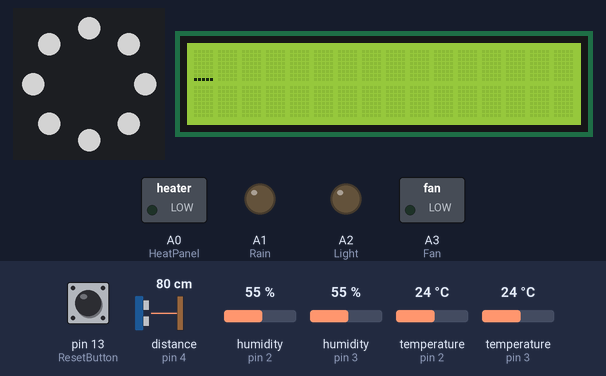
The sketch below on a simulated Arduino Uno, built with avr-gcc and run on an emulated ATmega328P. On the bench: 8 RGB LEDs in a ring, first at the top, clockwise, 16×2 character LCD, switched loads named in the sketch (green lamp = pin HIGH), output pins drawn as LEDs (lit = HIGH). The test bench sets the inputs (shaded band); at power-on: temperature (sensors on pin 2, pin 3) 24 °C, distance to the obstacle (sensor on pin 4) 80 cm, pin 13 (ResetButton) LOW, humidity (sensors on pin 2, pin 3) 55 %. The echo pulse lasts 58.3 µs per cm; dim RGB values are drawn brighter than linear; the local clock reads 2024-03-15 10:24:30 at power-on unless the sketch sets it; pins used as bus, display or sensor lines are not drawn; what the sketch prints to the serial monitor is not drawn.

Above: at 1.2 s.
1.3 s: temperature (sensor on pin 2) set to 33 °C
At 6.2 s:
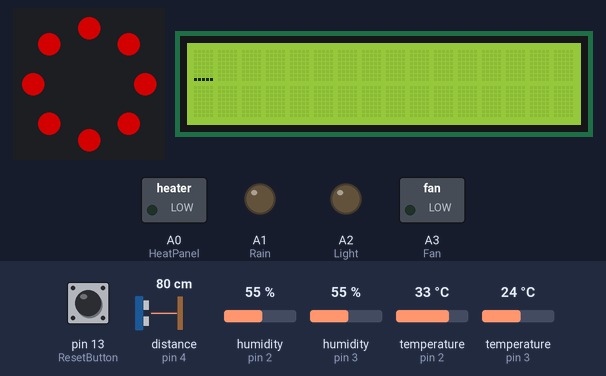
15.3 s: distance to the obstacle (sensor on pin 4) set to 22 cm
At 18.7 s:
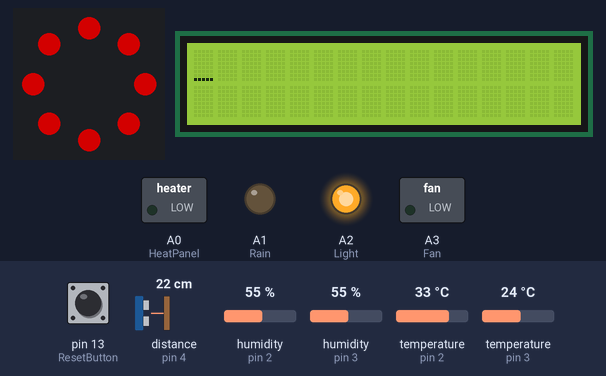
24.1 s: distance to the obstacle (sensor on pin 4) set to 18 cm
At 32.6 s:
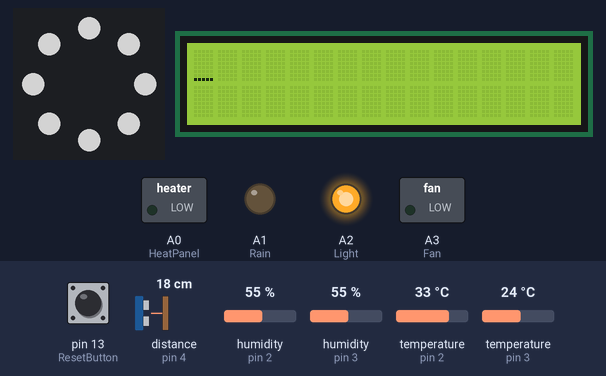
33.1 s: temperature (sensor on pin 2) set to 29 °C
44.5 s: temperature (sensor on pin 2) set to 26 °C
49.7 s: pin 13 (ResetButton) pulled HIGH for 3 s
At 61.5 s:
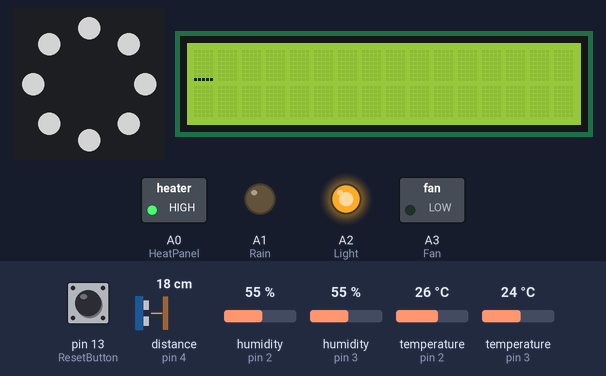
Timing chart, 0 to 63.0 s (numbered marks = the images above; inputs shaded):
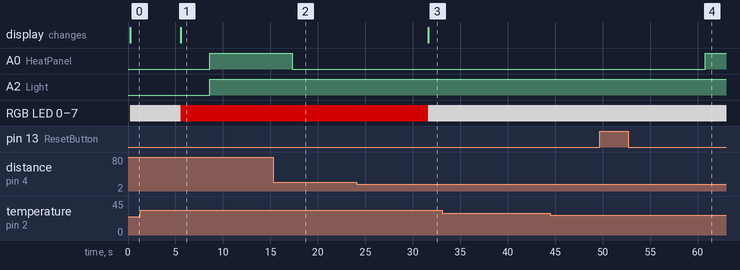

Measured:
- the behaviour switches between 21 and 20 cm on distance to the obstacle (sensor on pin 4) (found by bisection; images 2 and 3)
- after the input at 24.1 s, RGB LED 0–7: RGB(127, 0, 0) → RGB(127, 127, 127) after 7.5 s
- after the input at 33.1 s, every drawn part: stays the same
- after the input at 44.5 s, every drawn part: stays the same

The sketch:

Terrarium2.0.ino
```cpp
#include <RTClib.h>
#include <Adafruit_NeoPixel.h>
#include <NewPing.h>
#include <DHT.h>
#include <DHT_U.h>
#include <TimeLib.h>
#include <Wire.h>
#include <LiquidCrystal.h>


//--------------------------------------------------------------------------
// PIN defenitions.
//--------------------------------------------------------------------------

#define DHTPIN_Warm  2
#define DHTPIN_Cold  3
#define DHTTYPE DHT11
#define Level_PIN_TRIG 5
#define Level_PIN_ECHO 4
#define LCD_PIN_RS  11
#define LCD_PIN_E 10
#define LCD_PIN_DB4 6
#define LCD_PIN_DB5 7
#define LCD_PIN_DB6 8
#define LCD_PIN_DB7 9
#define LED 12
#define NUMPIXELS 8
#define ResetButton 13

// Relays
#define HeatPanel A0
#define Rain A1
#define Light A2
#define Fan A3

//--------------------------------------------------------------------------
// Globala värden och defenitioner.
//--------------------------------------------------------------------------

// Array för relän
int RelayModule[] = { HeatPanel, Rain, Light, Fan };


// DHT sensorer
DHT dht_Warm(DHTPIN_Warm, DHTTYPE);
DHT dht_Cold(DHTPIN_Cold, DHTTYPE);

// Radar
NewPing Level(Level_PIN_TRIG, Level_PIN_ECHO);

// LCD
LiquidCrystal lcd(LCD_PIN_RS, LCD_PIN_E, LCD_PIN_DB4, LCD_PIN_DB5, LCD_PIN_DB6, LCD_PIN_DB7);

// RTC
 RTC_DS3231 rtc;
 byte hours;
 byte minutes;
 byte seconds;

// LED
Adafruit_NeoPixel pixels(NUMPIXELS, LED, NEO_GRB + NEO_KHZ800);

//--------------------------------------------------------------------------
// Variabler för vilkor
//--------------------------------------------------------------------------

// Temperatur och fuktighet gräns.
int maxHum = 80;
int minHum = 60;
bool heatSwitch = false; // ------------------------- bool för att skapa hysteres för värmeelement.
//int maxTemp1 = 26;
//int maxTemp2 = 35;
double distance;
double temp1;
double hum1;
double temp2;
double hum2;
double humidity;

// Timertider för regn och bylysning.
const int onLjusTimme = 7;
const int onLjusMin = 0;
const int offLjusTimme = 20;
const int offLjusMin = 0;

const int waterChangeHour = 19;
const int waterChangeMinute = 20;

const int regnMinut = 5;
const int onRegnTimme1 = 9;
const int onRegnTimme2 = 11;
const int onRegnTimme3 = 13;
const int onRegnTimme4 = 15;
const int onRegnTimme5 = 19;

// Array för regntimmar
int RainHours[] = {onRegnTimme1, onRegnTimme2, onRegnTimme3, onRegnTimme4, onRegnTimme5,};

// bool för att återställa vattenlarm och visa error
bool WaterChange = false;
bool WaterLevelError = false;
bool TemperatureError1 = false;
bool TemperatureError2 = false;
bool HumidityError1 = false;
bool HumidityError2 = false;
bool TimeError = false;
bool RelayHeat = false;
bool RelayHumidity = false;
bool RelayFan = false;

// timers
unsigned long FanBlockTimer;
unsigned long HeatCheck;
unsigned long RainCheck;
unsigned long FanCheck;

// temperatur/fukt för reläkontroller
double lastTemperature;
double lastHumidityRising;
double lastHumiditySinking;

//--------------------------------------------------------------------------
// Setup
//--------------------------------------------------------------------------

void setup() {

   // Starta komponenter
  Serial.begin(9600);
  Wire.begin();
  rtc.begin();
  dht_Warm.begin();
  dht_Cold.begin();
  pixels.begin();
  lcd.begin(16, 2);
  lcd.cursor();

   // Sätter läge på relän
  digitalWrite(HeatPanel, LOW);
  digitalWrite(Rain, LOW);
  digitalWrite(Light, LOW);
  digitalWrite(Fan, LOW);

  // Sätter relän som output
  pinMode(HeatPanel, OUTPUT);
  pinMode(Rain, OUTPUT);
  pinMode(Light, OUTPUT);
  pinMode(Fan, OUTPUT);

  // Radar pins
  pinMode(Level_PIN_TRIG, OUTPUT);
  pinMode(Level_PIN_ECHO, INPUT);

  // sätter tiden.
  rtc.adjust(DateTime(2021, 12, 17, 16, 54, 0));

}

//--------------------------------------------------------------------------------------------------------------------------------
// Loop
//--------------------------------------------------------------------------------------------------------------------------------

void loop() {

  if(digitalRead(ResetButton) == 1)
  {
    Serial.println("---------------------------->> Button is pressed!");
    ResetAlarms();
  }

  LoopMethod();
  UpdateLCD(lcd);
}

//--------------------------------------------------------------------------
// Methods
//--------------------------------------------------------------------------

//--------------------------------------------------------------------------------------------------------------------------------
// Water deaph meassure method
//--------------------------------------------------------------------------------------------------------------------------------

double GetWaterdeaph(){

  Serial.println("Messure water deapht");

  digitalWrite(Level_PIN_TRIG, LOW);
  delayMicroseconds(2);
  digitalWrite(Level_PIN_TRIG, HIGH);
  delayMicroseconds(10);
  digitalWrite(Level_PIN_TRIG, LOW);

 const unsigned long duration = pulseIn(Level_PIN_ECHO, HIGH);
 distance = duration/29/2;

 Serial.print("Waterdeapth cm: ");
 Serial.println(distance);

 if(duration == 0 || distance > 20){
  WaterLevelError = true;
  LedChange();
  return distance;
 }

 delay(100);
 WaterLevelError = false;
 LedChange();
 return distance;
}

//--------------------------------------------------------------------------------------------------------------------------------
// Temperature meassure method
//--------------------------------------------------------------------------------------------------------------------------------

double GetTemperatureWarm(DHT dht){

  Serial.println("Messure High temp.");
  double temp = dht.readTemperature();

  if(isnan(temp)){
      Serial.println("High temp reading bad.");
      TemperatureError1 = true;
      LedChange();
      return temp;
    }
  Serial.print("High temp: ");
  Serial.println(temp);

  delay(100);
  TemperatureError1 = false;
  LedChange();
  return temp;
}

double GetTemperatureCold(DHT dht){

  Serial.println("Messure low temp.");
  double temp = dht.readTemperature();

  if(isnan(temp)){
      Serial.println("Low temp reading bad.");
      TemperatureError2 = true;
      LedChange();
      return temp;
  }

  Serial.print("Low temp: ");
  Serial.println(temp);

  delay(100);
  TemperatureError2 = false;
  LedChange();
  return temp;
}

//--------------------------------------------------------------------------------------------------------------------------------
// Humidity meassure method
//--------------------------------------------------------------------------------------------------------------------------------

double GetHumidity(DHT dht1, DHT dht2){

  double hum1 = dht1.readHumidity();
  String humMessage1 = "------------------------------->> höger fukt = ";
  humMessage1.concat(hum1);
  Serial.println(humMessage1);

  double hum2 = dht2.readHumidity();
  String humMessage2 = "------------------------------->> vänster fukt = ";
  humMessage2.concat(hum2);
  Serial.println(humMessage2);

  double humidity = (hum1 + hum2) / 2;

  if(isnan(hum1) && isnan(hum2)){
    HumidityError1 = true;
    HumidityError2 = true;
    LedChange();
    return humidity;
  }
  if(isnan(hum1)){
    HumidityError1 = true;
    humidity = hum2;
    LedChange();
    return humidity;
  }
  if(isnan(hum2)){
    HumidityError2 = true;
    humidity = hum1;
    LedChange();
    return humidity;
  }

  Serial.print("Humidity: ");
  Serial.println(humidity);

  delay(100);
  HumidityError1 = false;
  HumidityError2 = false;
  LedChange();
  return humidity;
}

//--------------------------------------------------------------------------------------------------------------------------------
// LCD update method
//--------------------------------------------------------------------------------------------------------------------------------

void UpdateLCD(LiquidCrystal lcd){

  Serial.println("Updating LCD");
  lcd.clear();
  Serial.println("LCD clear");
  lcd.setCursor(0, 0);

  // Temp 1
  if(TemperatureError1){
    lcd.print("ERROR");
  }
  else{
    lcd.print(temp1, 1); lcd.print("C");
  }

  // Temp 2
  if(TemperatureError2){
    lcd.setCursor(11, 0);
    lcd.print("ERROR");
  }
   else{
    lcd.setCursor(11, 0);
    lcd.print(temp2, 1); lcd.print("C");
  }

  // Fukt
  lcd.setCursor(0, 1);

  if(HumidityError1 || HumidityError2 || RelayHumidity){

   if(HumidityError1 && HumidityError2){

     lcd.print("ERROR");
    }
   else if(HumidityError1){
     lcd.print(humidity, 1); lcd.print("-E1");
   }
   else if(HumidityError2){
     lcd.print(humidity, 1); lcd.print("-E2");
   }
   else{
     lcd.print("RELAY");
   }
  }
  else{
      lcd.print(humidity);
  }

  // Tid
  if(TimeError){
    lcd.setCursor(11, 1);
    lcd.print("ERROR");
  }
  else{
    lcd.setCursor(11, 1);
    lcd.print(rtc.now().hour()); lcd.print(":"); lcd.print(rtc.now().minute());
  }
}

//--------------------------------------------------------------------------------------------------------------------------------
// LED colour changing method
//--------------------------------------------------------------------------------------------------------------------------------

  void LedChange()
  {
    Serial.println("Entering LedChange method.");

    if (rtc.now().hour() >= 8 && rtc.now().hour() < 22)
    {
         if(WaterChange == false && WaterLevelError == false
          && TemperatureError1 == false && TemperatureError2 == false
          && HumidityError1 == false && HumidityError2 == false
          && TimeError == false && RelayHumidity == false)
         {
             for(int i = 0; i < NUMPIXELS; i++)
             {
               pixels.setPixelColor(i, pixels.Color(127, 127, 127));
               pixels.show();
             }
         }
         else
         {
            for(int i = 0; i < NUMPIXELS; i++)
            {
              pixels.setPixelColor(i, pixels.Color(127, 0, 0));
              pixels.show();
            }
         }
    }

    else
    {
        pixels.clear();
        pixels.show();
    }
  }

//--------------------------------------------------------------------------------------------------------------------------------
// Reset alarms method
//--------------------------------------------------------------------------------------------------------------------------------

  void ResetAlarms(){

    Serial.println("Reset Alarms pressed.");

    WaterChange = false;
    TemperatureError1 = false;
    TemperatureError2 = false;
    HumidityError1 = false;
    HumidityError2 = false;
    RelayHumidity = false;
    RelayHumidity = false;

    if(distance <= 20){
      WaterLevelError = false;
    }

    LedChange();
  }

//--------------------------------------------------------------------------------------------------------------------------------
// Daylight time check method
//--------------------------------------------------------------------------------------------------------------------------------

  void DayLight()
    {
      Serial.println("Entering Daylight method.");

      if (rtc.now().hour() >= 7 && rtc.now().hour() < 20)
       {
        Serial.println("Day");
         digitalWrite(Light, HIGH);
       }

      else
       {
        Serial.println("Night");
         digitalWrite(Light, LOW);
       }
    }

//--------------------------------------------------------------------------------------------------------------------------------
// Rain method, increase humidity
//--------------------------------------------------------------------------------------------------------------------------------

 void RainTimer(int Rainhours[], double humidity, double waterDeaph)
  {
    Serial.println("Rain method started.");
    bool matchHour = false;
    bool matchMinute = false;

    Serial.println("Checking hours");
    for(int i = 0; i < 5; i++){
      if(rtc.now().hour() == Rainhours[i]){
        matchHour = true;
      }
    }

    Serial.println("Checking minutes");
    if(rtc.now().minute() == regnMinut || rtc.now().minute() <= (regnMinut + 3)){
      matchMinute = true;
    }

    Serial.println("should it rain? ");
    if (matchHour == true && matchMinute == true && humidity < minHum && waterDeaph <= 20)
     {
       Serial.println("Raining");
       digitalWrite(Rain, HIGH);
       // Regna i 1 minuter.
       delay(60000);
       digitalWrite(Rain, LOW);

       // starta räknare för fläkt.
       FanBlockTimer = 0;
       FanBlockTimer = millis();

       // starta räknare för reläkontroll.
       RainCheck = 0;
       RainCheck = millis();
       lastHumidityRising = humidity;
       RelayHumidity = false;
     }
     else
     {
        if(RainCheck > 3600000 && lastHumidityRising <= humidity)
        {
          RainCheck = 0;
          RelayHumidity = true;
          LedChange();
        }
        digitalWrite(Rain, LOW);
     }

     delay(3000);
  }

  // ----------------------------------------------------------------------------------------------
  // HeatPanel method, Heat control
  // ----------------------------------------------------------------------------------------------

  void HeatOnOff(double tempWarm, double tempCold){

      Serial.println("HeatOnOff started.");

      if(rtc.now().hour() >= 7 && rtc.now().hour() < 20) // --------- kolla om det är dag och hålla varmare temp.
      {
             if(TemperatureError1)
             {
                if(tempCold >= 26)
                {
                    heatSwitch = true;
                }
                else if(tempCold <= 24)
                {
                    heatSwitch = false;
                }
             }

             else
             {
                if(tempWarm >= 30)
                {
                    heatSwitch = true;
                }
                else if(tempWarm <= 27)
                {
                    heatSwitch = false;
                }
             }

             if(heatSwitch)
             {
                digitalWrite(HeatPanel, LOW);
             }
             else
             {
                digitalWrite(HeatPanel, HIGH);
             }
       }

      else // ---------------------------- om det inte är dag håll svalare temp.
      {
           if(TemperatureError1)
             {
                if(tempCold >= 22)
                {
                    heatSwitch = true;
                }
                else if(tempCold <= 21)
                {
                    heatSwitch = false;
                }
             }

             else
             {
                if(tempWarm >= 25)
                {
                    heatSwitch = true;
                }
                else if(tempWarm <= 23)
                {
                    heatSwitch = false;
                }
             }

             if(heatSwitch)
             {
                digitalWrite(HeatPanel, LOW);
             }
             else
             {
                digitalWrite(HeatPanel, HIGH);
             }
         }
  }

//--------------------------------------------------------------------------------------------------------------------------------
// Fan method for decreasing humidity
//--------------------------------------------------------------------------------------------------------------------------------

  void FanOnOff(double humidity, double temperatureLow, double temperatureHigh){

    Serial.println("FanOnOff started.");
    if(HumidityError1 || TemperatureError2 || TemperatureError2){
      digitalWrite(Fan, LOW);
    }

          if(FanBlockTimer < 1800000){
            digitalWrite(Fan, LOW);
          }

          else if(humidity > maxHum || temperatureLow > 25 || temperatureHigh > 35){
            digitalWrite(Fan, HIGH);
            FanBlockTimer = 0;
          }

    else{
      digitalWrite(Fan, LOW);
    }
  }

//--------------------------------------------------------------------------------------------------------------------------------
// WaterChange reminder method
//--------------------------------------------------------------------------------------------------------------------------------
  bool CheckWaterChangeTimer()
  {
      if(rtc.now().hour() == waterChangeHour && rtc.now().minute() == waterChangeMinute)
      {
          WaterChange = true;
      }

      return WaterChange;
  }

//--------------------------------------------------------------------------------------------------------------------------------
// LoopMethod
//--------------------------------------------------------------------------------------------------------------------------------

  void LoopMethod(){

    Serial.println("LoopMethod started");

    temp1 = GetTemperatureWarm(dht_Warm);

    temp2 = GetTemperatureCold(dht_Cold);

    delay(5000);

    humidity = GetHumidity(dht_Cold, dht_Warm);

    distance = GetWaterdeaph();

    RainTimer(RainHours, humidity, distance);

    HeatOnOff(temp1, temp2);

    FanOnOff(humidity, temp2, temp1);

    DayLight();

    CheckWaterChangeTimer();

    Serial.println("LoopMethod done.");
  }
```
